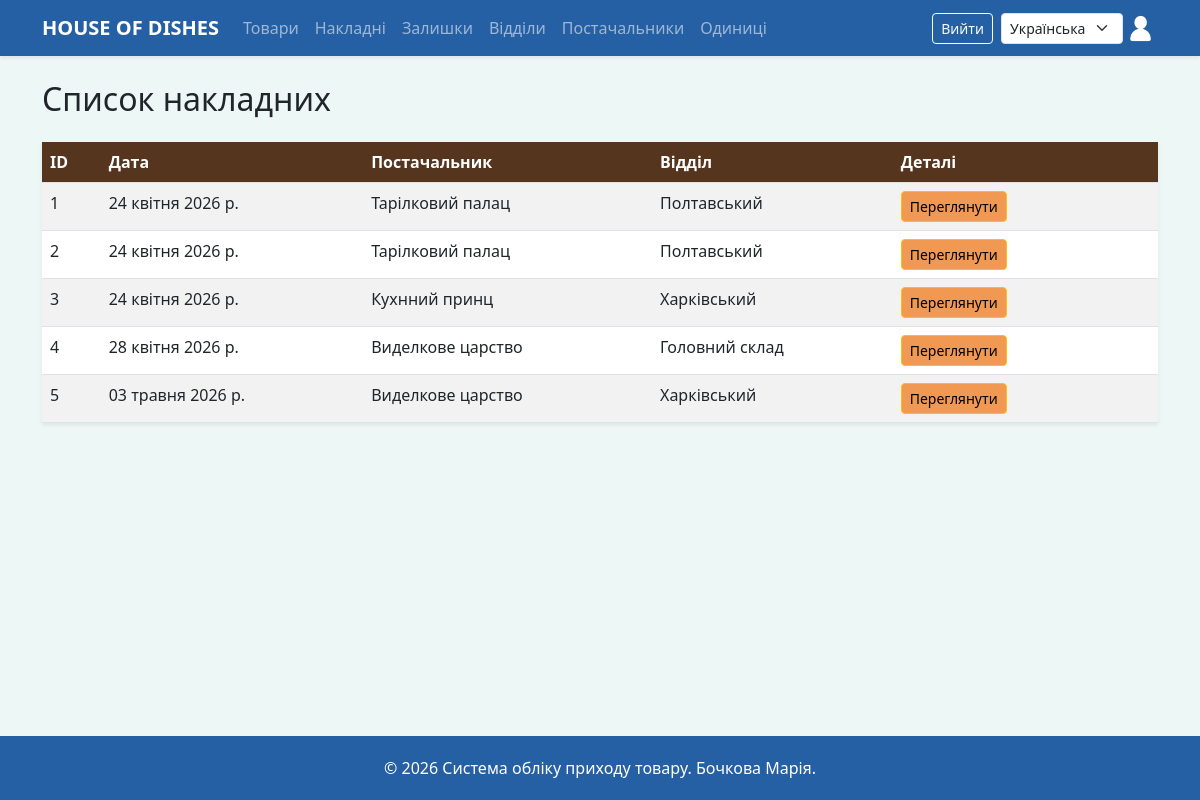
/invoice/ (signed in), run on the app's committed database.
### inventory/models.py (models this page shows, shortened)
class Invoice(models.Model):
    data = models.DateField(_("Дата"),)
    suppliers = models.ForeignKey(Suppliers, on_delete=models.CASCADE)
    department = models.ForeignKey(Department, on_delete=models.CASCADE)

class Suppliers(models.Model):
    name = models.CharField(_("Назва постачальника"),max_length=255)
    contact_person = models.CharField(_("Відповідальна особа"),max_length=255)
    phone = models.CharField(_("Телефон"),max_length=20)
    email = models.EmailField(_("Е-маіл"))
    address = models.CharField(_("Адреса"),max_length=255)

class Department(models.Model):
    name = models.CharField(_("Назва відділу"),max_length=255)
    address = models.CharField(_("Адреса відділу"),max_length=255)

### inventory/views.py (the view)
# urls.py: path('invoice/', views.invoice_list, name='invoice_list'),
@login_required
def invoice_list(request):
    items = Invoice.objects.all()
    return render(request, 'inventory/invoice_list.html', {'items': items})

### inventory/templates/inventory/invoice_list.html (shortened to what this page needs)
{% extends 'base.html' %}
{% load i18n %}
{% block content %}
<h2 class="mb-4">{% trans "Список накладних" %}</h2>
<table class="table table-striped table-hover shadow-sm">
    <thead>
        <tr>
            <th style="background-color: #56351E; color: white;">ID</th>
            <th style="background-color: #56351E; color: white;">{% trans "Дата" %}</th>
            <th style="background-color: #56351E; color: white;">{% trans "Постачальник" %}</th>
            <th style="background-color: #56351E; color: white;">{% trans "Відділ" %}</th>
            <th style="background-color: #56351E; color: white;">{% trans "Деталі" %}</th>
            <th style="background-color: #56351E; color: white;">{% if perms.inventory.change_arrivaldetails %}{% trans "Дії" %}{% endif %}</th>
            <th style="background-color: #56351E; color: white;"></th>
        </tr>
    </thead>
    <tbody>
        {% for item in items %}
        <tr>
            <td>{{ item.id }}</td>
            <td>{{ item.data }}</td>
            <td>{{ item.suppliers.name }}</td>
            <td>{{ item.department.name }}</td>
            <td>
                <a href="{% url 'details_list' invoice_id=item.pk %}" class="btn btn-sm btn-warning" style="background-color: #F19953;">{% trans "Переглянути" %}</a>
            </td>
            <td>
            </td>
            <td>
            </td>
        </tr>
        {% endfor %}
    </tbody>
</table>
{% endblock %}

### inventory/templates/base.html (style rules this page uses)
body { background-color: #EDF7F6; }

### data on the page
Invoice: id "1", data "24 квітня 2026 р.", suppliers.name "Тарілковий палац", department.name "Полтавський"
Invoice: id "2", data "24 квітня 2026 р.", suppliers.name "Тарілковий палац", department.name "Полтавський"
Invoice: id "3", data "24 квітня 2026 р.", suppliers.name "Кухнний принц", department.name "Харківський"
Invoice: id "4", data "28 квітня 2026 р.", suppliers.name "Виделкове царство", department.name "Головний склад"
Invoice: id "5", data "03 травня 2026 р.", suppliers.name "Виделкове царство", department.name "Харківський"

### other printed values
form field language "Українська"
